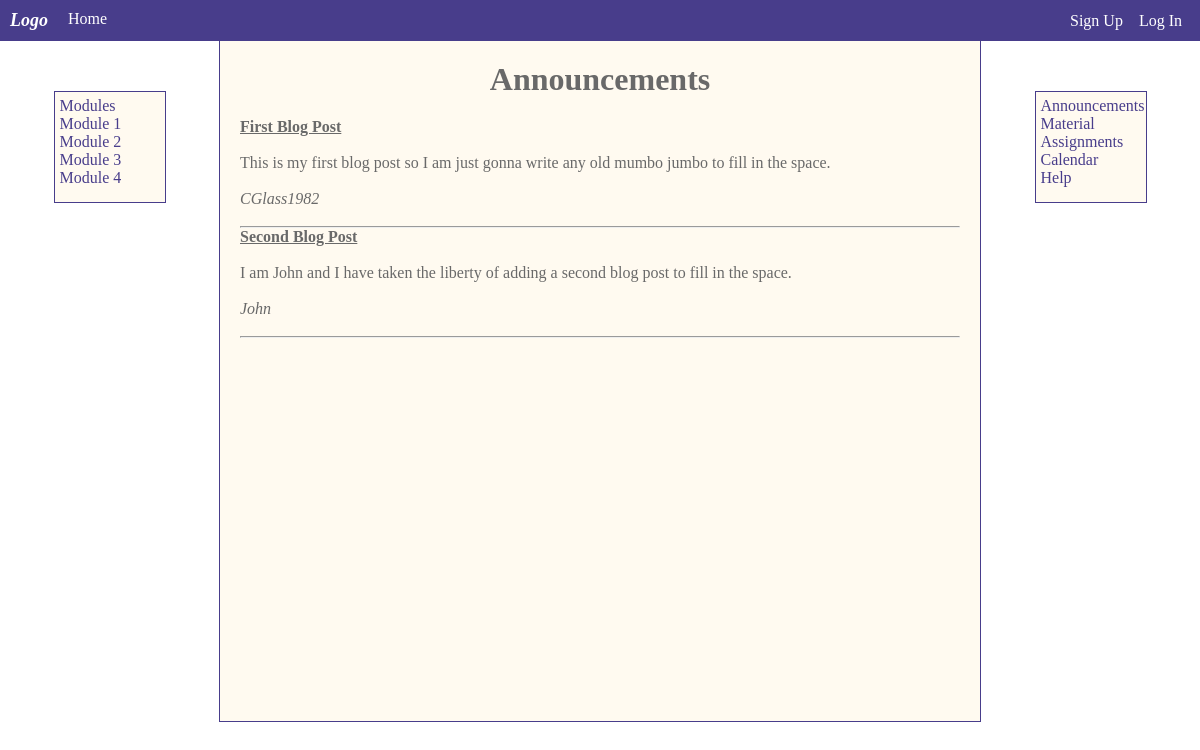
/blog/, run on an earlier commit of the app's database.
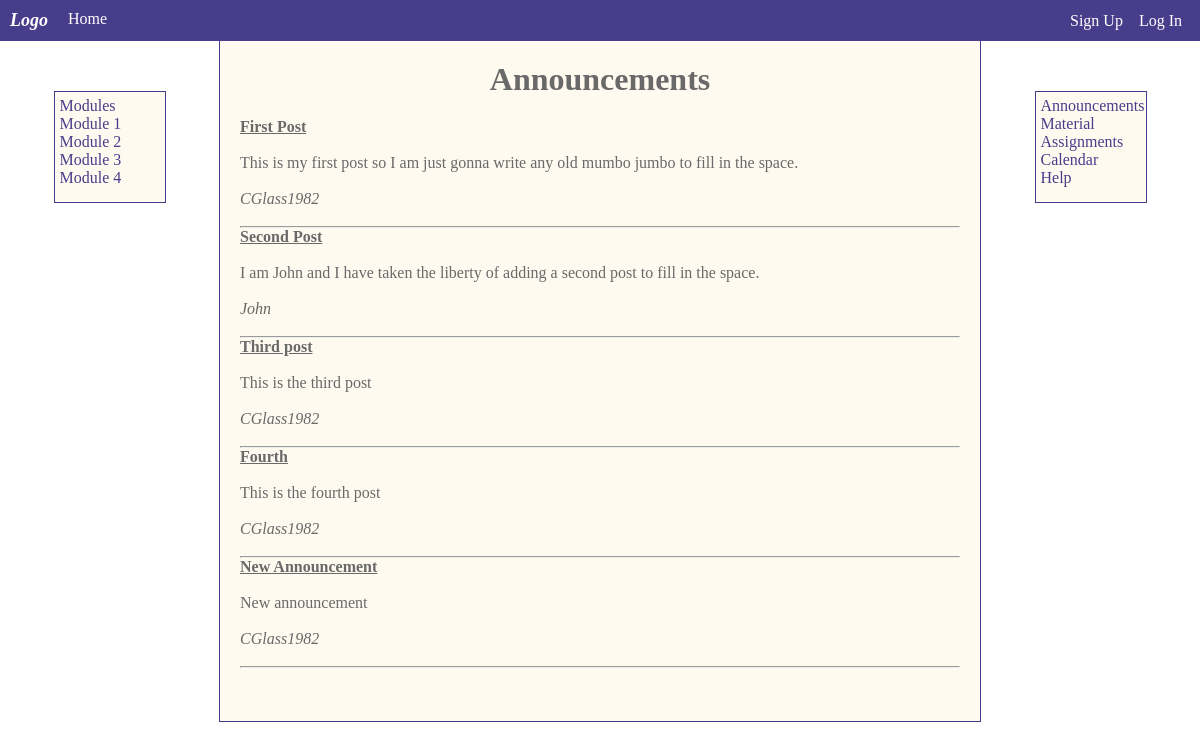
And on a later commit of the database.
### posts/models.py (models this page shows, shortened)
class Post(models.Model):
    title = models.CharField(max_length=200)
    author = models.ForeignKey(
        'auth.User',
        on_delete=models.CASCADE,
    )
    text = models.TextField()

### posts/views.py (the view)
# urls.py: path('blog/', BlogView.as_view(), name='blog')
class BlogView(ListView):
    model = Post
    template_name = 'blog.html'
    context_object_name = 'blog_posts'

### templates/blog.html
{% extends 'base.html' %}
{% block content %}
    <h1>Announcements</h1>
    <table>
    {% for post in blog_posts %}
        <tr>
            <ul style="list-style: none">
                <li style="text-decoration: underline"><strong>{{ post.title }}</strong></li>
                <br>
                <li>{{ post.text }}</li>
                <br>
                <li><i>{{ post.author }}</i></li>
                <br>
            </ul>
        </tr>
        <hr>
    {% endfor %}
    </table>
{% endblock %}

### templates/base.html (shortened to what this page needs)
<!DOCTYPE html>
{% load static %}
<html lang="en">
<head>
    <link rel="stylesheet" href="{% static 'css/base.css' %}">
</head>
<body>
<header>
    <div id="logoHome">
        <div id="logo">
        <strong><i>Logo</i></strong>
        </div>
        <div id="menuHome">
            <a href="{% url 'home' %}">Home</a>
        </div>
    </div>
    <div id="signIn">
        <a href="{% url 'signup' %}">Sign Up</a>
        <a href="{% url 'login' %}">Log In</a>
    </div>
</header>
<div id="pageContainer">
    <div id="menuLeft">
        <ul>
            <li><a href="#">Modules</a></li>
            <li><a href="#">Module 1</a></li>
            <li><a href="#">Module 2</a></li>
            <li><a href="#">Module 3</a></li>
            <li><a href="#">Module 4</a></li>
        </ul>
    </div>
    <div class="container">
        {% block content %}
    {% endblock %}
    </div>
    <div id="menuRight">
        <ul>
            <li><a href="{% url 'blog' %}">Announcements</a></li>
            <li><a href="#">Material</a></li>
            <li><a href="#">Assignments</a></li>
            <li><a href="#">Calendar</a></li>
            <li><a href="#">Help</a></li>
        </ul>
    </div>
</div>
</body>
</html>

### static/css/base.css (style rules this page uses)
* { margin: 0px; padding: 0px; }
header { color: white; display: flex; justify-content: space-between; align-items: center; background: darkslateblue; padding: 10px; }
#logoHome { display: flex; justify-content: flex-start; }
#logo { font-size: 18px; }
#menuHome { margin-left: 25%; }
#signIn { width: 400px; display: flex; justify-content: flex-end; }
a { text-decoration: none; }
header a { padding-left: 2%; padding-right: 2%; color: white; }
#pageContainer { display: flex; justify-content: space-evenly; }
.container { width: 60%; float: left; color: dimgray; padding: 20px; background: floralwhite; border-left: 1px solid darkslateblue; border-right: 1px solid darkslateblue; border-bottom: 1px solid darkslateblue; min-height: 80vh; }
h1 { text-align: center; margin-bottom: 20px; }
#menuRight, #menuLeft { float: left; margin-top: 50px; padding: 5px; border: 1px solid darkslateblue; background: floralwhite; width: 100px; height: 100px; }
#menuRight a, #menuLeft a { color: #483d8b; }
#menuRight ul, #menuLeft ul { list-style: none; }

What changed in the data, as far as the page shows it:
changed Post: title "First Blog Post" → "First Post"; text "This is my first blog post so I am just gonna write any old mumbo jumbo to fill in the space." → "This is my first post so I am just gonna write any old mumbo jumbo to fill in the space."
changed Post "John": title "Second Blog Post" → "Second Post"; text "I am John and I have taken the liberty of adding a second blog post to fill in the space." → "I am John and I have taken the liberty of adding a second post to fill in the space."
added Post: title "Third post", text "This is the third post", author "CGlass1982"
added Post: title "Fourth", text "This is the fourth post", author "CGlass1982"
added Post: title "New Announcement", text "New announcement", author "CGlass1982"
